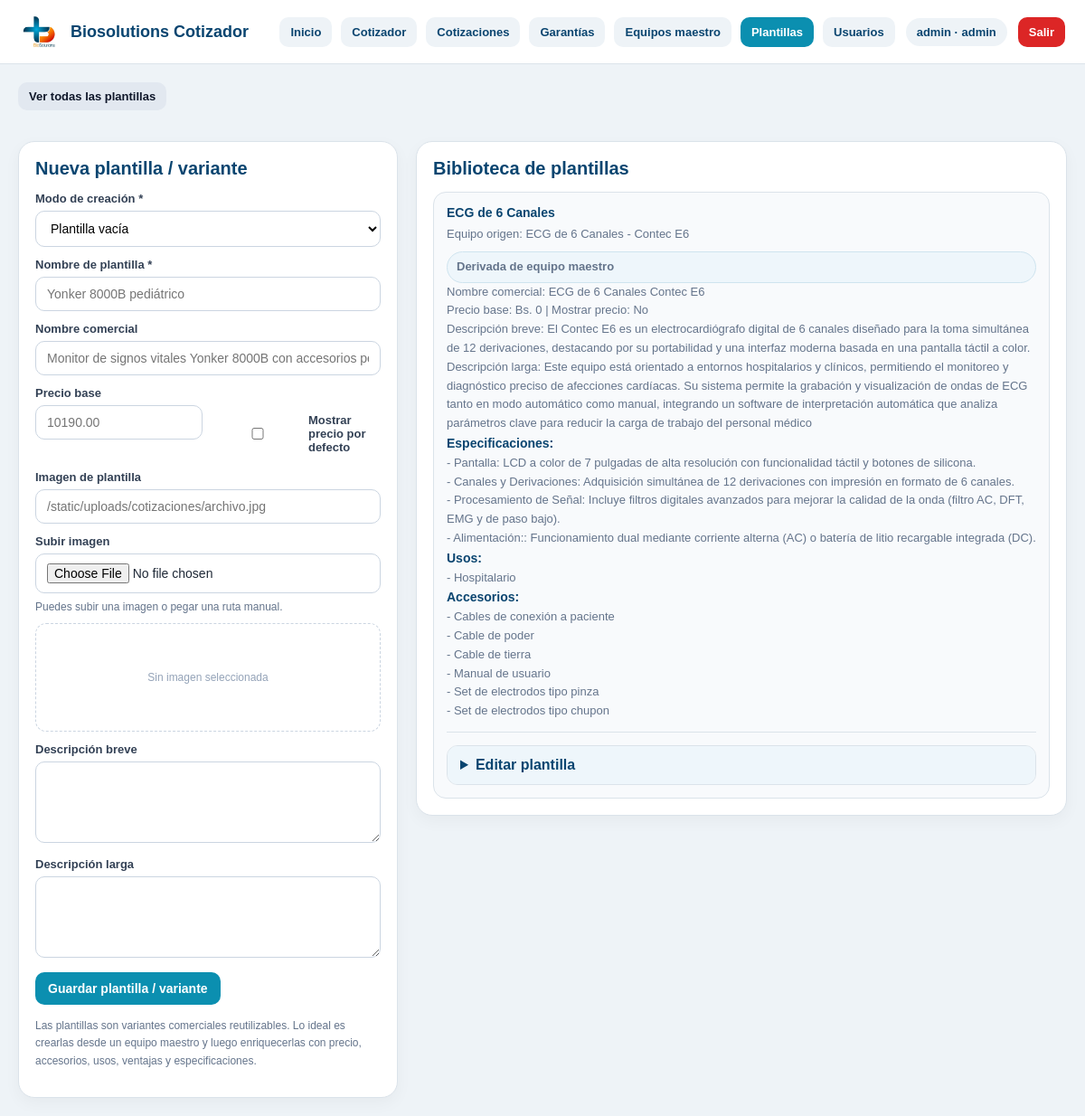
The app's page /plantillas (signed in) with its own data.
### tables this page shows
CREATE TABLE usuarios (
    id INTEGER PRIMARY KEY AUTOINCREMENT,
    username TEXT NOT NULL UNIQUE,
    password_hash TEXT NOT NULL,
    nombre TEXT,
    rol TEXT NOT NULL DEFAULT 'editor',
    activo INTEGER NOT NULL DEFAULT 1,
    creado_en TEXT NOT NULL DEFAULT CURRENT_TIMESTAMP
);

CREATE TABLE plantillas (
    id INTEGER PRIMARY KEY AUTOINCREMENT,
    equipo_id INTEGER,
    nombre_plantilla TEXT NOT NULL,
    nombre_comercial TEXT,
    descripcion_breve TEXT,
    descripcion_larga TEXT,
    imagen TEXT,
    precio_base REAL DEFAULT 0,
    mostrar_precio_por_defecto INTEGER DEFAULT 0,
    activo INTEGER DEFAULT 1,
    FOREIGN KEY (equipo_id) REFERENCES equipos(id) ON DELETE SET NULL
);

CREATE TABLE equipos (
    id INTEGER PRIMARY KEY AUTOINCREMENT,
    nombre TEXT NOT NULL,
    marca TEXT,
    modelo TEXT,
    origen TEXT,
    garantia_base TEXT,
    descripcion_breve TEXT,
    descripcion_larga TEXT,
    imagen TEXT,
    precio_base REAL,
    mostrar_precio_por_defecto INTEGER DEFAULT 0,
    activo INTEGER DEFAULT 1
);

CREATE TABLE plantillas_especificaciones (
    id INTEGER PRIMARY KEY AUTOINCREMENT,
    plantilla_id INTEGER NOT NULL,
    parametro TEXT,
    detalle TEXT,
    orden INTEGER DEFAULT 0,
    FOREIGN KEY (plantilla_id) REFERENCES "plantillas_old"(id) ON DELETE CASCADE
);

CREATE TABLE plantillas_usos (
    id INTEGER PRIMARY KEY AUTOINCREMENT,
    plantilla_id INTEGER NOT NULL,
    texto TEXT,
    orden INTEGER DEFAULT 0,
    FOREIGN KEY (plantilla_id) REFERENCES "plantillas_old"(id) ON DELETE CASCADE
);

CREATE TABLE plantillas_accesorios (
    id INTEGER PRIMARY KEY AUTOINCREMENT,
    plantilla_id INTEGER NOT NULL,
    texto TEXT,
    orden INTEGER DEFAULT 0,
    FOREIGN KEY (plantilla_id) REFERENCES "plantillas_old"(id) ON DELETE CASCADE
);

### app.py (the view, shortened to what this page needs)
@app.route("/plantillas")
@login_required
def plantillas_page():
    conn = get_db_connection()
    equipo_id_raw = (request.args.get("equipo_id") or "").strip()
    action = (request.args.get("action") or "").strip().lower()
    if action not in {"create", "view"}:
        action = ""
    equipo_id = None
    if equipo_id_raw:
        try:
            equipo_id = int(equipo_id_raw)
        except ValueError:
            equipo_id = None
    equipos = conn.execute("""
        SELECT *
        FROM equipos
        WHERE activo = 1
        ORDER BY id DESC
    """).fetchall()
    selected_equipo = None
    filter_by_equipo = bool(equipo_id and action == "view")
    if filter_by_equipo:
        plantillas_rows = conn.execute("""
            SELECT p.*, e.nombre AS equipo_nombre, e.marca AS equipo_marca, e.modelo AS equipo_modelo
            FROM plantillas p
            LEFT JOIN equipos e ON e.id = p.equipo_id
            WHERE p.activo = 1
              AND p.equipo_id = ?
            ORDER BY p.id DESC
        """, (equipo_id,)).fetchall()
    else:
        plantillas_rows = conn.execute("""
            SELECT p.*, e.nombre AS equipo_nombre, e.marca AS equipo_marca, e.modelo AS equipo_modelo
            FROM plantillas p
            LEFT JOIN equipos e ON e.id = p.equipo_id
            WHERE p.activo = 1
            ORDER BY p.id DESC
        """).fetchall()
    plantillas = []
    for p in plantillas_rows:
        children = get_plantilla_children(conn, p["id"])
        plantilla_dict = dict(p)
        plantilla_dict["especificaciones"] = [dict(x) for x in children["especificaciones"]]
        plantilla_dict["usos"] = [dict(x) for x in children["usos"]]
        plantilla_dict["accesorios"] = [dict(x) for x in children["accesorios"]]
        plantilla_dict["ventajas"] = [dict(x) for x in children["ventajas"]]
        plantillas.append(plantilla_dict)
    equipos_json = []
    for e in equipos:
        nombre = (e["nombre"] or "").strip()
        marca = (e["marca"] or "").strip()
        modelo = (e["modelo"] or "").strip()
        nombre_comercial_base = " ".join(
            part for part in [nombre, marca, modelo] if part
        ).strip()
        equipos_json.append({
            "id": e["id"],
            "nombre": nombre,
            "marca": marca,
            "modelo": modelo,
            "origen": (e["origen"] or "").strip(),
            "garantia_base": (e["garantia_base"] or "").strip(),
            "imagen": (e["imagen"] or "").strip(),
            "descripcion_breve": (e["descripcion_breve"] or "").strip(),
            "descripcion_larga": (e["descripcion_larga"] or "").strip(),
            "nombre_comercial_base": nombre_comercial_base
        })
    conn.close()
    return render_template(
        "plantillas.html",
        equipos=equipos,
        equipos_json=equipos_json,
        plantillas=plantillas,
        active_page="plantillas",
        selected_equipo=selected_equipo,
        selected_equipo_id=equipo_id,
        current_action=action,
        filter_by_equipo=filter_by_equipo
    )

### templates/plantillas.html (shortened to what this page needs)
{% extends "base.html" %}
{% block content %}
<div class="page-grid">
  <div class="top-actions" style="grid-column:1 / -1;">
    <a class="top-link" href="{{ url_for('plantillas_page') }}">Ver todas las plantillas</a>
  </div>
  <section class="page-card">
    <h2>{% if current_role in ['admin', 'editor'] %}Nueva plantilla / variante{% else %}Detalle del módulo{% endif %}</h2>
     {% if current_role in ['admin', 'editor'] %}
  <form method="post" action="/plantillas/nueva" id="plantillaForm">
  <div class="field">
    <label for="modo_creacion">Modo de creación *</label>
    <select id="modo_creacion" name="modo_creacion" required onchange="toggleEquipoBaseField()">
      <option value="vacia" {% if not (selected_equipo_id and current_action == "create") %}selected{% endif %}>Plantilla vacía</option>
    </select>
  </div>
  <div class="field">
    <label for="nombre_plantilla">Nombre de plantilla *</label>
    <input type="text" id="nombre_plantilla" name="nombre_plantilla" required placeholder="Yonker 8000B pediátrico">
  </div>
  <div class="field">
    <label for="nombre_comercial">Nombre comercial</label>
    <input type="text" id="nombre_comercial" name="nombre_comercial" placeholder="Monitor de signos vitales Yonker 8000B con accesorios pediátricos">
  </div>
  <div class="grid-2">
    <div class="field">
      <label for="precio_base">Precio base</label>
        <input type="number" id="precio_base" name="precio_base" placeholder="10190.00" step="0.01" min="0">
    </div>
    <div class="field">
      <label style="display:flex; align-items:center; gap:8px; margin-top:30px;">
        <input type="checkbox" name="mostrar_precio_por_defecto">
        Mostrar precio por defecto
      </label>
    </div>
  </div>
<div class="field">
    <label for="plantilla_imagen">Imagen de plantilla</label>
    <input type="text" id="plantilla_imagen" name="plantilla_imagen" placeholder="/static/uploads/cotizaciones/archivo.jpg">
  </div>
  <div class="field">
  <label for="plantilla_imagen_upload">Subir imagen</label>
  <input type="file" id="plantilla_imagen_upload" accept="image/*">
  <div class="tiny-note" style="margin-top:6px;">
    Puedes subir una imagen o pegar una ruta manual.
  </div>
  <div class="image-preview-box" id="createTemplateImagePreview">
  </div>
</div>
  <div class="field">
    <label for="plantilla_descripcion_breve">Descripción breve</label>
    <textarea id="plantilla_descripcion_breve" name="plantilla_descripcion_breve"></textarea>
  </div>
  <div class="field">
    <label for="plantilla_descripcion_larga">Descripción larga</label>
    <textarea id="plantilla_descripcion_larga" name="plantilla_descripcion_larga"></textarea>
  </div>
  <button type="submit" class="btn">Guardar plantilla / variante</button>
</form>
  {% else %}
      <p class="tiny-note">
        Tu perfil es de solo lectura. Puedes consultar la biblioteca de plantillas, pero no crear ni modificar registros.
      </p>
    {% endif %}
    <p class="tiny-note" style="margin-top:14px;">
      Las plantillas son variantes comerciales reutilizables. Lo ideal es crearlas desde un equipo maestro y luego enriquecerlas con precio, accesorios, usos, ventajas y especificaciones.
    </p>
  </section>
  <section class="page-card">
    <h2>Biblioteca de plantillas</h2>
    {% if plantillas %}
      <div class="lib-list">
        {% for p in plantillas %}
          <div class="lib-card">
            <strong>{{ p["nombre_plantilla"] }}</strong>
            <span>
              Equipo origen:
              {% if p["equipo_nombre"] %}
                {{ p["equipo_nombre"] }}
                {% if p["equipo_marca"] %} - {{ p["equipo_marca"] }}{% endif %}
                {% if p["equipo_modelo"] %} {{ p["equipo_modelo"] }}{% endif %}
              {% else %}
                Plantilla vacía / sin equipo maestro base
              {% endif %}
            </span>
            {% if p["equipo_nombre"] %}
              <span class="origin-pill">Derivada de equipo maestro</span>
            {% endif %}
            {% if p["nombre_comercial"] %}
              <span>Nombre comercial: {{ p["nombre_comercial"] }}</span>
            {% endif %}
            <span>
              Precio base: Bs. {{ p["precio_base"] or 0 }}
              {% if p["mostrar_precio_por_defecto"] %} | Mostrar precio: Sí{% else %} | Mostrar precio: No{% endif %}
            </span>
            {% if p["descripcion_breve"] %}
              <span>Descripción breve: {{ p["descripcion_breve"] }}</span>
            {% endif %}
            {% if p["descripcion_larga"] %}
              <span>Descripción larga: {{ p["descripcion_larga"] }}</span>
            {% endif %}
            {% if p["especificaciones"] %}
              <span><strong style="display:inline; color:#0a4570;">Especificaciones:</strong></span>
              {% for s in p["especificaciones"] %}
                <span>- {{ s["parametro"] }}: {{ s["detalle"] }}</span>
              {% endfor %}
            {% endif %}
            {% if p["usos"] %}
              <span><strong style="display:inline; color:#0a4570;">Usos:</strong></span>
              {% for u in p["usos"] %}
                <span>- {{ u["texto"] }}</span>
              {% endfor %}
            {% endif %}
            {% if p["accesorios"] %}
              <span><strong style="display:inline; color:#0a4570;">Accesorios:</strong></span>
              {% for a in p["accesorios"] %}
                <span>- {{ a["texto"] }}</span>
              {% endfor %}
            {% endif %}
            {% if current_role in ['admin', 'editor'] %}
            <div class="edit-card">
              <details>
                <summary>Editar plantilla</summary>
              </details>
            </div>
             {% endif %}
          </div>
        {% endfor %}
      </div>
    {% else %}
      <p class="tiny-note">No hay plantillas cargadas todavía.</p>
    {% endif %}
  </section>
</div>
{% endblock %}

### templates/base.html (shortened to what this page needs)
<!DOCTYPE html>
<html lang="es">
<head>
  <link rel="stylesheet" href="{{ url_for('static', filename='styles.css') }}?v=7" />
</head>
<body>
  <header class="topbar">
    <div class="topbar-left">
      <img src="{{ url_for('static', filename='logo_biosolutions.png') }}" alt="BioSolutions" class="topbar-logo">
      <div class="topbar-title">Biosolutions Cotizador</div>
    </div>
    <div class="topbar-right">
      <nav class="nav-links">
        <a href="{{ url_for('dashboard') }}" class="{% if active_page == 'inicio' %}active{% endif %}">Inicio</a>
         {% if current_role in ['admin', 'editor', 'visor'] %}
          <a href="{{ url_for('cotizador') }}" class="{% if active_page == 'cotizador' %}active{% endif %}">Cotizador</a>
          <a href="{{ url_for('cotizaciones_page') }}" class="{% if active_page == 'cotizaciones' %}active{% endif %}">Cotizaciones</a>
          <a href="{{ url_for('garantias_page') }}" class="{% if active_page == 'garantias' %}active{% endif %}">Garantías</a>
        {% endif %}
        {% if current_role in ['admin', 'editor', 'visor'] %}
          <a href="{{ url_for('equipos_page') }}" class="{% if active_page == 'equipos' %}active{% endif %}">Equipos maestro</a>
          <a href="{{ url_for('plantillas_page') }}" class="{% if active_page == 'plantillas' %}active{% endif %}">Plantillas</a>
        {% endif %}
        {% if current_role == 'admin' %}
          <a href="{{ url_for('usuarios_page') }}" class="{% if active_page == 'usuarios' %}active{% endif %}">Usuarios</a>
        {% endif %}
      </nav>
      {% if current_user %}
        <div class="user-chip">
          {{ current_user["username"] }} · {{ current_user["rol"] }}
        </div>
        <a href="{{ url_for('logout') }}" class="logout-link">Salir</a>
      {% endif %}
    </div>
  </header>
  <main class="page-shell">
    {% block content %}{% endblock %}
  </main>
</body>
</html>

### records on screen
usuarios: username "admin", rol "admin"
plantillas: nombre_plantilla "ECG de 6 Canales", equipo_nombre "ECG de 6 Canales", equipo_marca "Contec", equipo_modelo "E6", nombre_comercial "ECG de 6 Canales Contec E6", precio_base "0", mostrar_precio_por_defecto "| Mostrar precio: No", descripcion_breve "El Contec E6 es un electrocardiógrafo digital de 6 canales diseñado para la toma simultánea de 12 derivaciones, destacando por su portabilidad y una interfaz moderna basada en una pantalla táctil a color.", descripcion_larga "Este equipo está orientado a entornos hospitalarios y clínicos, permitiendo el monitoreo y diagnóstico preciso de afecciones cardíacas. Su sistema permite la grabación y visualización de ondas de ECG tanto en modo automático como manual, integrando un software de interpretación automática que analiza parámetros clave para reducir la carga de trabajo del personal médico"
plantillas_especificaciones: parametro "Pantalla", detalle "LCD a color de 7 pulgadas de alta resolución con funcionalidad táctil y botones de silicona."
plantillas_especificaciones: parametro "Canales y Derivaciones", detalle "Adquisición simultánea de 12 derivaciones con impresión en formato de 6 canales."
plantillas_especificaciones: parametro "Procesamiento de Señal", detalle "Incluye filtros digitales avanzados para mejorar la calidad de la onda (filtro AC, DFT, EMG y de paso bajo)."
plantillas_especificaciones: parametro "Alimentación:", detalle "Funcionamiento dual mediante corriente alterna (AC) o batería de litio recargable integrada (DC)."
plantillas_usos: texto "Hospitalario"
plantillas_accesorios: texto "Cables de conexión a paciente"
plantillas_accesorios: texto "Cable de poder"
plantillas_accesorios: texto "Cable de tierra"
plantillas_accesorios: texto "Manual de usuario"
plantillas_accesorios: texto "Set de electrodos tipo pinza"
plantillas_accesorios: texto "Set de electrodos tipo chupon"
